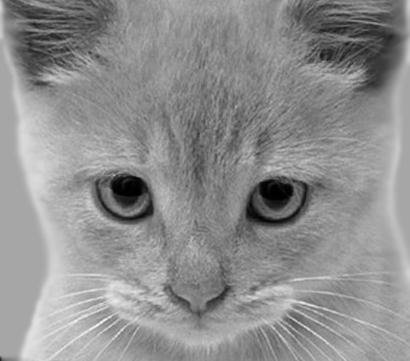
#> input picture cat_gray.jpg, 410 x 361 px
$ jupyter execute EE200_Q1_Notebook+cum_Report.ipynb
#> lines starting #> are read from the running program, lines starting #| are printed output that depends on the picture
# Frequency mixer Project

## Introduction

This python notebook implements a frequency based image fusion system to combine high-frequency features (fine details) from a cat image with low-frequency features (overall structure) from a dog image . The project uses the 2D Discrete Fourier Transform to analyze spatial frequencies, visualize magnitude spectra, study rotation effects, and fuse images using a frequency mixer. I explored multiple filtering approaches, with the Gaussian filter providing the best result due to its smooth frequency separation.

## Mathematical Info: 2D DFT (DISCREET FOURIER TRANSFORM)

The 2D DFT for an image $ I(x, y) $ of size $ M \times N $ is given by:

$$
F(u, v) = \sum_{x=0}^{M-1} \sum_{y=0}^{N-1} I(x, y) \cdot e^{-j2\pi \left( \frac{ux}{M} + \frac{vy}{N} \right)}
$$

The inverse transform is:

$$
I(x, y) = \frac{1}{MN} \sum_{u=0}^{M-1} \sum_{v=0}^{N-1} F(u, v) \cdot e^{j2\pi \left( \frac{ux}{M} + \frac{vy}{N} \right)}
$$

The magnitude spectrum is:

$$
S(u, v) = |F(u, v)|
$$

The dB spectrum is:

$$
S_{dB}(u, v) = 20 \log_{10} (|F(u, v)| + \epsilon)
$$

where $$ ( \epsilon ) $$ is a small constant to avoid log(0).

## Steps

1. **Load and Preprocess the Images**:
   - Load grayscale images using PIL.
   - Display the cat image.

2. **Compute 2D DFT and Magnitude Spectra**:
   - Apply `np.fft.fft2` to compute the 2D DFT of the cat image.
   - Shift the spectrum using `np.fft.fftshift` to center low frequencies.
   - Compute and display normal and dB magnitude spectra.

3. **Analyze Rotation Effects**:
   - Rotate the cat image $90^\circ$ counterclockwise using `np.rot90`.
   - Compute the 2D DFT and magnitude spectra of the rotated image.
   - Display spectra, observing a $90^\circ$ rotation in the frequency domain.

4. **Frequency Mixer**:
   - Fuse high frequencies (details) from the cat image with low frequencies (structure) from the dog image.
   - Tested square, circular, and bilateral filters for fusion, noting artifacts and inefficiencies, with the Gaussian filter as the final approach.
   - Display results.

## Reasoning

- **Square/Circular Filters**: Frequency domain approaches were good but introduced artifacts due to sharp cutoffs.
- **Bilateral Filter**: Preserved edges but computationally heavy and poor at frequency isolation.
- **Gaussian Filter**: Has smooth, artifact-free filtering, computationally efficient in the spatial domain, and easily tunable via $\sigma$.

[cell 1]
#Importing the necessary libraries
from PIL import Image
import numpy as np
import matplotlib.pyplot as plt

# Loading images
cat_img = Image.open('cat_gray.jpg').convert('L')
#> cat_img is the input picture: PIL image 410x361 L; min 0, max 254, mean 142.9
dog_img = Image.open('dog_gray.jpg').convert('L')
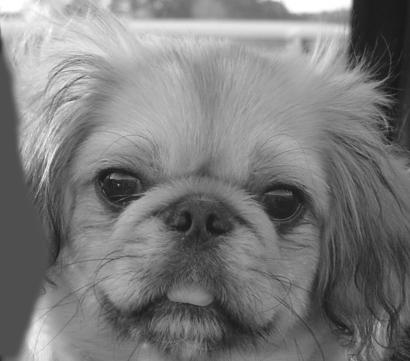
#> input picture dog_gray.jpg, 410 x 361 px
#> dog_img is the input picture: PIL image 410x361 L; min 17, max 255, mean 123.6

# Converting to numpy arrays
cat_array = np.array(cat_img)
dog_array = np.array(dog_img)

#Plotting the original Cat and Dog images
fig, axs = plt.subplots(1, 2, figsize=(8, 4))

axs[0].imshow(cat_array, cmap='gray')
axs[0].set_title('Cat Image')
axs[0].axis('off')

axs[1].imshow(dog_array, cmap='gray')
axs[1].set_title('Dog Image')
axs[1].axis('off')

plt.tight_layout()
plt.show()

#Printing the array shapes
print("Cat image shape:", cat_array.shape)
#| Cat image shape: (361, 410)
print("Dog image shape:", dog_array.shape)
#| Dog image shape: (361, 410)

[cell 2]
# Computing the 2D FFT
f_transform = np.fft.fft2(cat_array)

# Magnitude spectrum (normal and dB)
magnitude_spectrum = np.abs(f_transform).astype(np.float64)
magnitude_spectrum_db = (20 * np.log10(magnitude_spectrum + 1e-10)).astype(np.float64)
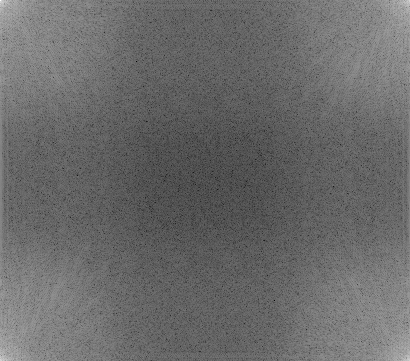
#> magnitude_spectrum_db: shape (361, 410) float64; min -2.44, max 146.5, mean 59.8; drawn with min black and max white

#Plotting the Magnitude spectrum of the Cat image
fig, axs = plt.subplots(1, 2, figsize=(8, 4))

axs[0].imshow(magnitude_spectrum, cmap='gray')
axs[0].set_title('Original: Magnitude Spectrum')
axs[0].axis('off')

axs[1].imshow(magnitude_spectrum_db, cmap='gray')
axs[1].set_title('Original: Magnitude Spectrum (dB)')
axs[1].axis('off')

plt.tight_layout()
plt.show()

[cell 3]
#Shifting zero frequency to centre
f_transform_shifted = np.fft.fftshift(f_transform)

# Magnitude spectrum of shifted fft (normal and dB)
magnitude_spectrum_shifted = np.abs(f_transform_shifted).astype(np.float64)
magnitude_spectrum_db_shifted = (20 * np.log10(magnitude_spectrum_shifted + 1e-10)).astype(np.float64)
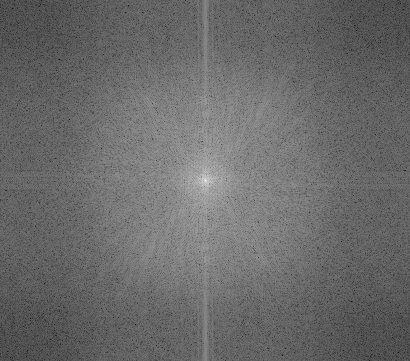
#> magnitude_spectrum_db_shifted: shape (361, 410) float64; min -2.44, max 146.5, mean 59.8; drawn with min black and max white

#Plotting the shifted Magnitude spectrum of the Cat image
fig, axs = plt.subplots(1, 2, figsize=(8, 4))

axs[0].imshow(magnitude_spectrum_shifted, cmap='gray')
axs[0].set_title('Shifrted: Magnitude Spectrum')
axs[0].axis('off')

axs[1].imshow(magnitude_spectrum_db_shifted, cmap='gray')
axs[1].set_title('Shifted: Magnitude Spectrum (dB)')
axs[1].axis('off')

plt.tight_layout()
plt.show()

[cell 4]
# Rotate image 90 degrees anti-clockwise
cat_rot = np.rot90(cat_array, k=1)
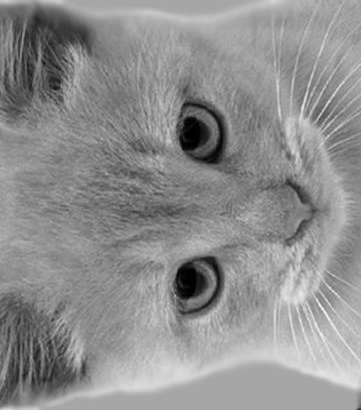
#> cat_rot: shape (410, 361); min 0, max 254, mean 142.9

# Computing 2D FFT
f_transform_rot = np.fft.fft2(cat_rot)

#Shifting zero frequency to centre
f_transform_shifted_rot = np.fft.fftshift(f_transform_rot)

# Magnitude spectrum of Rotated Cat (normal and dB)
magnitude_spectrum = np.abs(f_transform).astype(np.float64)
magnitude_spectrum_db = (20 * np.log10(magnitude_spectrum + 1e-10)).astype(np.float64)

# Magnitude spectrum of shifted fft (Rotated Cat) (normal and dB)
magnitude_spectrum_shifted_rot = np.abs(f_transform_shifted_rot).astype(np.float64)
magnitude_spectrum_db_shifted_rot = (20 * np.log10(magnitude_spectrum_shifted_rot + 1e-10)).astype(np.float64)
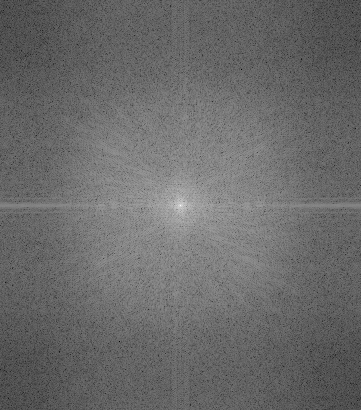
#> magnitude_spectrum_db_shifted_rot: shape (410, 361) float64; min -2.44, max 146.5, mean 59.8; drawn with min black and max white

#Plotting the Cat images and the Magnituded spectrums for comparison
fig, axs = plt.subplots(3, 2, figsize=(12, 8))

axs[0, 0].imshow(cat_img, cmap='gray')
axs[0, 0].set_title('Original Cat Image')
axs[0, 0].axis('off')

axs[0, 1].imshow(cat_rot, cmap='gray')
axs[0, 1].set_title('Rotated Cat Image')
axs[0, 1].axis('off')

axs[1, 0].imshow(magnitude_spectrum_shifted, cmap='gray')
axs[1, 0].set_title('Original Cat Magnitude Spectrum')
axs[1, 0].axis('off')

axs[1, 1].imshow(magnitude_spectrum_db_shifted, cmap='gray')
axs[1, 1].set_title('Original Cat Magnitude Spectrum (dB)')
axs[1, 1].axis('off')

axs[2, 0].imshow(magnitude_spectrum_shifted_rot, cmap='gray')
axs[2, 0].set_title('Rotated Cat Magnitude Spectrum')
axs[2, 0].axis('off')

axs[2, 1].imshow(magnitude_spectrum_db_shifted_rot, cmap='gray')
axs[2, 1].set_title('Rotated Cat Magnitude Spectrum (dB)')
axs[2, 1].axis('off')

plt.tight_layout()
plt.show()

**Observation:**
1. Rotating the image by 90 degrees anti-clockwise results in a corresponding 90-degree rotation in the same direction of its frequency spectrum.
2. The magnitude spectrum of the rotated image remains structurally the same but its orientation shifts.
3. High-frequency edges are aligned to original orientation and rotated respectively.
4. This demonstrates the rotational property of the 2D Fourier Transform.

## Square Mask Frequency Mixer (Rejected)

I used a square low-pass and high-pass mask to separate low and high frequencies. However, the sharp cutoff causes ringing artifacts in the final fused image.

- **Formula**: Binary mask in the frequency domain:

  $H_{\text{low}}(u, v) =
  \begin{cases}
  1, & \text{if } |u - \frac{M}{2}| \leq r \text{ and } |v - \frac{N}{2}| \leq r \\
  0, & \text{otherwise}
  \end{cases} $

  $H_{\text{high}}(u, v) = 1 - H_{\text{low}}(u, v) $

  where $r = 30$ pixels.

Low-pass retains central frequencies; high-pass retains outer frequencies.

[cell 5]
# Shifted FFT of both images
F_cat = np.fft.fftshift(np.fft.fft2(cat_array))
F_dog = np.fft.fftshift(np.fft.fft2(dog_array))

rows, cols = cat_array.shape
#> rows = 361; cols = 410
crow, ccol = rows//2, cols//2
#> crow = 180; ccol = 205

# Square mask
size =15
low_pass = np.zeros((rows, cols))
low_pass[crow-size:crow+size, ccol-size:ccol+size] = 1
high_pass = 1 - low_pass

# Applying masks
low_freq = F_dog * low_pass
high_freq = F_cat * high_pass

#Fused image
fused_freq = low_freq + high_freq

# Inverse FFT
fused_img = np.fft.ifft2(np.fft.ifftshift(fused_freq))
fused_img = np.abs(fused_img)
fused_img = np.clip(fused_img, 0, 255).astype(np.uint8)

#Plotting the filters and the fused image
plt.figure(figsize=(10,5))
plt.subplot(1,3,1)
plt.imshow(low_pass, cmap='gray')
plt.title("Square Low-Pass Mask")
plt.axis('off')
plt.subplot(1,3,2)
plt.imshow(high_pass, cmap='gray')
plt.title("Square High-Pass Mask")
plt.axis('off')
plt.subplot(1,3,3)
plt.imshow(fused_img, cmap='gray')
plt.title("Fused Image (Square Mask)")
plt.axis('off')
plt.show()

## Circular Mask Frequency Mixer (Rejected)

I used a circular mask to separate frequencies. This improved over the square mask but still caused some ringing and did not yield a clean fusion.

- **Formula**: Circular mask in the frequency domain:

  $H_{\text{low}}(u, v) =
  \begin{cases}
  1, & \text{if } \sqrt{\left(u - \frac{M}{2}\right)^2 + \left(v - \frac{N}{2}\right)^2} \leq r \\
  0, & \text{otherwise}
  \end{cases} $


  $H_{\text{high}}(u, v) = 1 - H_{\text{low}}(u, v)$

  where $r = 30$ pixels.

This is Similar to square filters but uses a circular boundary for smoother transitions

[cell 6]
# Circular mask
Y, X = np.ogrid[:rows, :cols]
#> Y = 361 values from 0 to 360
radius = 15
dist_from_center = (X - ccol)**2 + (Y - crow)**2
circ_mask = np.zeros((rows, cols))
circ_mask[dist_from_center <= radius**2] = 1
circ_high_pass = 1 - circ_mask

# Apply circular masks
low_freq_circ = F_dog * circ_mask
high_freq_circ = F_cat * circ_high_pass

#Fused image
fused_freq_circ = low_freq_circ + high_freq_circ

# Inverse FFT
fused_img_circ = np.fft.ifft2(np.fft.ifftshift(fused_freq_circ))
fused_img_circ = np.abs(fused_img_circ)
fused_img_circ = np.clip(fused_img_circ, 0, 255).astype(np.uint8)

#Plotting the filters and the fused image
plt.figure(figsize=(10,5))
plt.subplot(1,3,1)
plt.imshow(circ_mask, cmap='gray')
plt.title("Circular Low-Pass Mask")
plt.axis('off')
plt.subplot(1,3,2)
plt.imshow(circ_high_pass, cmap='gray')
plt.title("Circular High-Pass Mask")
plt.axis('off')
plt.subplot(1,3,3)
plt.imshow(fused_img_circ, cmap='gray')
plt.title("Fused Image (Circular Mask)")
plt.axis('off')
plt.show()
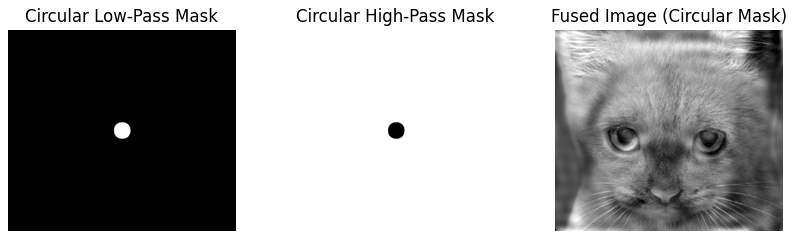
#> figure drawn by matplotlib, 3 panels

## Bilateral Filter Frequency Mixer (Rejected)

I used a bilateral filter to extract low frequencies (structure) and subtracting a blurred version to get high frequencies (details). Fusion was unstable and did not generalize well.

- **Formula**: Spatial domain filter:

  $I_{\text{low}}(x, y) = \frac{1}{W} \sum_{p \in S} I(p) \exp\left(-\frac{\|p - (x, y)\|^2}{2 \sigma_s^2}\right) \exp\left(-\frac{\|I(p) - I(x, y)\|^2}{2 \sigma_c^2}\right)$

  $I_{\text{high}}(x, y) = I(x, y) - I_{\text{low}}(x, y)$

  where $\sigma_s = 5$, $\sigma_c = 0.15$, $W$ is a normalization factor.

**Logic**: Preserves edges while smoothing , but did not generate best results.

[cell 7]
from skimage.restoration import denoise_bilateral

# Low frequencies from dog using bilateral filter
low_freq_dog = denoise_bilateral(dog_array, sigma_color=0.15, sigma_spatial=5, channel_axis=None)
low_freq_dog = (low_freq_dog * 255).astype(np.uint8)

# High frequencies from cat
cat_blur = denoise_bilateral(cat_array, sigma_color=0.15, sigma_spatial=5, channel_axis=None)
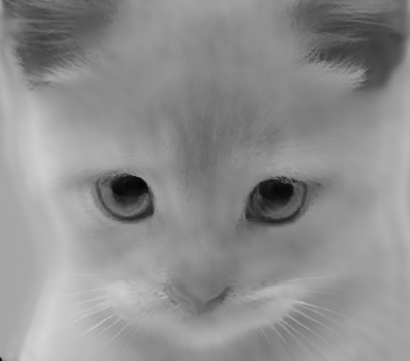
#> cat_blur: shape (361, 410) float64; min 0.00775, max 0.832, mean 0.56
cat_blur = (cat_blur * 255).astype(np.uint8)
high_freq_cat = cat_array.astype(np.float32) - cat_blur.astype(np.float32)
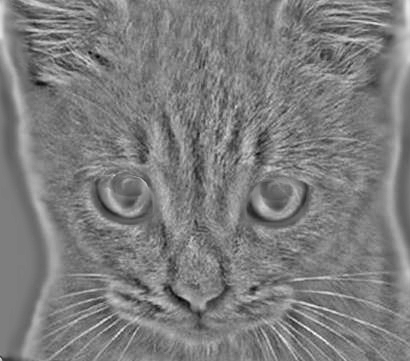
#> high_freq_cat: shape (361, 410) float32; min -67, max 70, mean 0.5; drawn with min black and max white

# Fuse
fused_img_bilat = low_freq_dog.astype(np.float32) + high_freq_cat
fused_img_bilat = np.clip(fused_img_bilat, 0, 255).astype(np.uint8)


#Plotting the filters and the fused image
plt.figure(figsize=(10,5))
plt.subplot(1,3,1)
plt.imshow(high_freq_cat, cmap='gray')
plt.title("Low Frequency (Dog, Bilateral)")
plt.axis('off')
plt.subplot(1,3,2)
plt.imshow(fused_img_bilat, cmap='gray')
plt.title("High Frequency (Cat, Bilateral)")
plt.axis('off')
plt.subplot(1,3,3)
plt.imshow(fused_img_bilat, cmap='gray')
plt.title("Fused Image (Bilateral)")
plt.axis('off')
plt.show()

## Gaussian Filter Frequency Mixer (Final Approach)

A Gaussian mask was used for smooth frequency separation, avoiding ringing artifacts and producing a clean hybrid image.

- **Formula**: Spatial domain Gaussian kernel:

  $G(x, y) = \frac{1}{\sum G} \exp\left(-\frac{x^2 + y^2}{2 \sigma^2}\right)$

- **Logic**: Convolve the dog image with a Gaussian kernel for low frequencies. Subtract a blurred cat image from the original for high frequencies. Sum the results.
- **Reasoning**: Smooth kernel avoids artifacts, providing natural transitions. Tuned $\sigma$ values balance structure and detail.
- **Outcome**: Produces a visually coherent fused image.

## Fusion Logic

The frequency mixer combines low frequencies (overall structure) from the dog image with high frequencies (fine details) from the cat image. Low frequencies are extracted by blurring (low-pass filtering), and high frequencies are obtained by subtracting the blurred image from the original (high-pass filtering). The fused image is:

$I_{\text{fused}}$ = $I_{\text{dog, low}}$ + $I_{\text{cat,
high}}$

where $I_{\text{dog, low}}$ is the low-pass filtered dog image, and $I_{\text{cat, high}} = I_{\text{cat}} - I_{\text{cat, low}}$.

[cell 8]
# Create Gaussian masks
sigma = 10
Y, X = np.ogrid[:rows, :cols]
D2 = (X - ccol)**2 + (Y - crow)**2
gauss_lp = np.exp(-D2 / (2 * sigma**2))
gauss_hp = 1 - gauss_lp

# Apply Gaussian masks
low_freq_gauss = F_dog * gauss_lp
high_freq_gauss = F_cat * gauss_hp
fused_freq_gauss = low_freq_gauss + high_freq_gauss

fused_img_gauss = np.fft.ifft2(np.fft.ifftshift(fused_freq_gauss))
fused_img_gauss = np.abs(fused_img_gauss)
fused_img_gauss = np.clip(fused_img_gauss, 0, 255).astype(np.uint8)
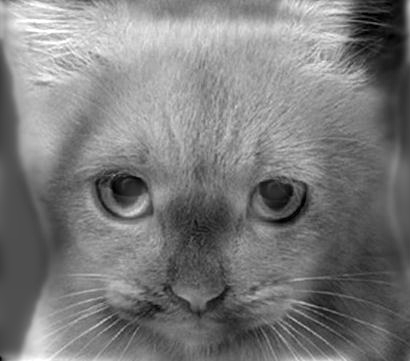
#> fused_img_gauss: shape (361, 410); min 0, max 255, mean 123.1

plt.figure(figsize=(12,10))
plt.subplot(1,3,1)
plt.imshow(gauss_lp, cmap='jet')
plt.title("Gaussian Low-Pass Mask")
plt.axis('off')
plt.subplot(1,3,2)
plt.imshow(gauss_hp, cmap='jet')
plt.title("Gaussian High-Pass Mask")
plt.axis('off')
plt.subplot(1,3,3)
plt.imshow(fused_img_gauss, cmap='gray')
plt.title("Fused Image (Gaussian)")
plt.axis('off')
plt.show()
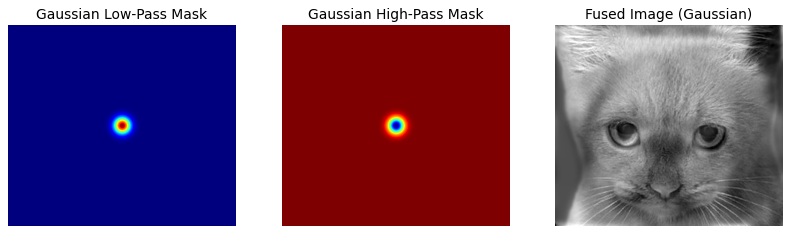
#> figure drawn by matplotlib, 3 panels
